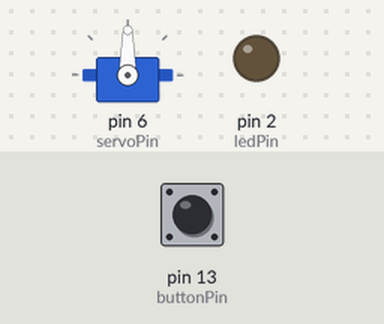
Bench run of a sketch on a simulated Arduino Uno, built with avr-gcc and run on an emulated ATmega328P. Parts: servo, output pins drawn as LEDs (lit = HIGH). Dashed ring = blinking. The test bench sets the inputs (shaded band); at power-on: pin 13 (buttonPin) HIGH.

Above: at 1.2 s.
1.3 s: pin 13 (buttonPin) pulled LOW for 0.15 s
At 1.71 s:
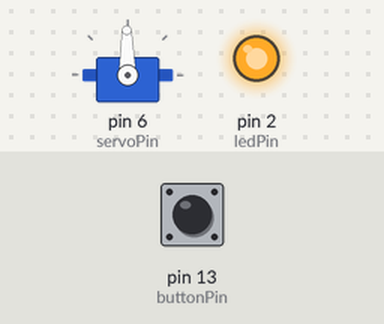
At 3.0 s:
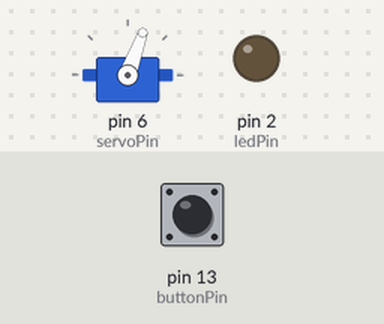
3.3 s: pin 13 (buttonPin) pulsed LOW 5 times (0.12 s each, 0.3 s apart)
At 3.45 s:
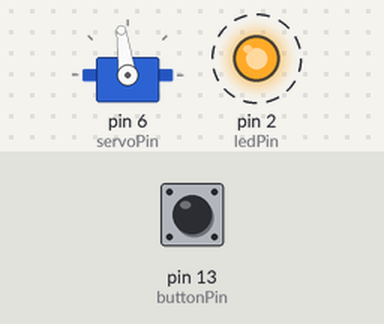
Timing chart, 0 to 6.5 s (numbered marks = the images above; inputs shaded):
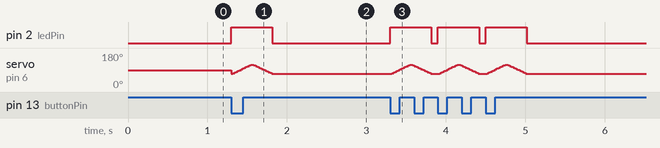

Measured:
- after the input at 1.3 s, pin 2 (ledPin): LOW → HIGH at once, → LOW 0.52 s later

The sketch:

projector-servo-automation.ino
```cpp
#include <Servo.h>

Servo myServo;

const int buttonPin = 13;
const int ledPin    = 2;
const int servoPin  = 6;

bool lastButtonState = HIGH;

void setup() {
  pinMode(buttonPin, INPUT_PULLUP);
  pinMode(ledPin, OUTPUT);
  myServo.attach(servoPin);
  myServo.write(90);
  digitalWrite(ledPin, LOW);

}

void loop() {
  bool currentButtonState = digitalRead(buttonPin);

  if (lastButtonState == HIGH && currentButtonState == LOW) {

    digitalWrite(ledPin, HIGH);

    for (int pos = 70; pos <= 120; pos++) {
      myServo.write(pos);
      delay(5);
    }

    for (int pos = 120; pos >= 70; pos--) {
      myServo.write(pos);
      delay(5);
    }

    digitalWrite(ledPin, LOW);
  }

  lastButtonState = currentButtonState;
}
```
